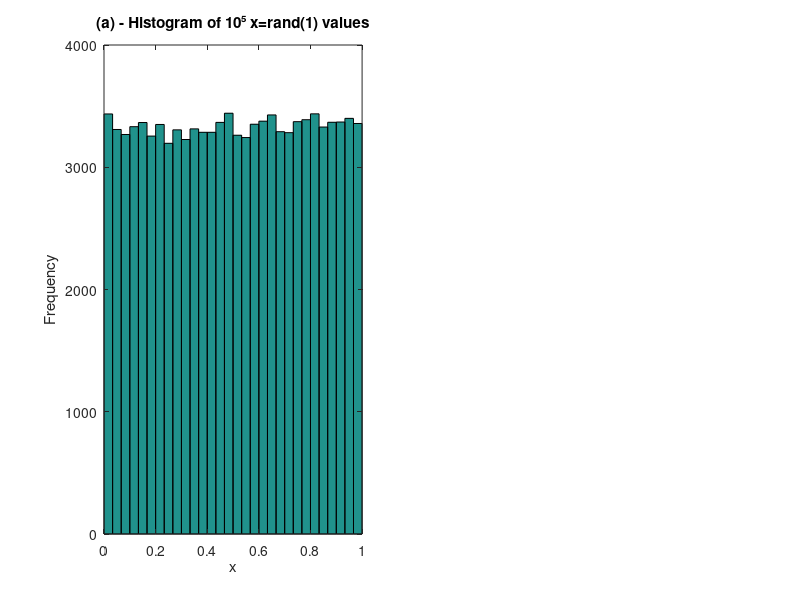

Write the MATLAB code that produced this figure. (Note: this script raises an error after producing the figure.)
%%% Nuno Monteiro (79907)

%%% Modelaçao de Sistemas Complexos
%% task 1

clear all, close all, clc

%%%%% task 1.2

M=100
idx=1;
%analytical results:
mean_x_an=(M+1)/2;
var_x_an=(M^2-1)/12;

for N = [1e3,1e4,1e6]
  x=randi(M,[1 N]); %generating N random numbers with unif distr.
  mean_x(idx)=sum(x)/N;
  var_x(idx)=sum((x-mean_x(idx)).^2)/N;
  
  %calculation of relative errors (%)
  re_mean_x(idx)=abs(mean_x(idx)-mean_x_an)/mean_x_an*100;
  re_var_x(idx)=abs(var_x(idx)-var_x_an)/var_x_an*100;
  
  idx=idx+1;
end
mean_x
var_x
re_mean_x
re_var_x

%%% task 1.3

clear all, clc

idx=1;
m_z_1=zeros(3,1);
m_z_2=m_z_1;
re=m_z_1;
for N = [1e2,1e4,1e6]
  x=zeros(N,1);
  y=x;
  z=x;
    for i=1:N
      x(i)=rand(1);
      y(i)=rand(1);
      z(i)=x(i)*y(i);
    end
  m_x=mean(x);
  m_y=mean(y);
  m_z_1(idx)=mean(z);
  m_z_2(idx)=m_x*m_y;
  re(idx)=(abs(m_z_1(idx)-m_z_2(idx))/m_z_1(idx))*100;
  idx=idx+1;
end
m_z_1
m_z_2
re
% 
%% task 2

clear all, close all, clc

%%%%%%%%%%%%%%%%%
%%% task 2.1
N=1e5
x=rand(N,1);
dx = 0.005;

figure('units','normalized','outerposition',[0 0 0.7 0.6])
subplot(121)
hist(x,30),title('(a) - Histogram of 10⁵ x=rand(1) values')
ylabel('Frequency'),xlabel('x'),ylim([0 4000])

[M,x_m,bins] = histcounts(x,1/dx);
P=M./(N*dx);
normalize=sum(P*dx) %checking normalization (=1)

subplot(122)
plot(P,'k.-'),ylim([0 1.2])
ylabel("P(x)"),xlabel("x"),title("(b) - PDF of x (dx=1/30)")
print('./latex/Figures/fig1_task2','-dpng')

%%%%%%%%%%%%%%%%%%%
%%% task 2.2

m_x=mean(x);
m_x
v_x=var(x);
v_x

%accuracies: rel. error in %
re_m_x=100*abs(m_x-0.5)/0.5;
re_m_x 
re_v_x=100*abs(v_x-1/12)/(1/12);
re_v_x

%%%%%%%%%%%%%%%%%%
%%% task 2.3

N = [100,1e3,1e4,1e5,1e6];


%anallytical results:

for n=1:length(N)
    x = sqrt(rand(N(n),1));  

    [M,X_m,bins] = histcounts(x,(1/dx));

    P_n(:,n) = M./(N(n)*dx);
    for k = 0:1/dx-1
        x_k(k+1)=(k+0.5)*dx;  %x axis
    end
    
    %theoretical results
    g=2*sqrt(x_k);
    t_mean_x=mean(g)
    t_var_x=var(g);

    normalize(n)=sum(P_n(:,n).*dx);
    
    %numerical results:
    mean_x(n)=2*sum((x_k.*P_n(:,n)').*dx); %why adjust to multiplication to 2?
    std_x(n)=std(x)
    if n==1
        figure('units','normalized','outerposition',[0 0 0.4 1])
    end
    while 1
        if n==1
            subplot(3,1,1)
        elseif n==2
           subplot(3,1,2) 
        elseif n==5
           subplot(3,1,3) 
        else
            break
        end
        plot(x_k, P_n(:,n), 'k.-'); hold on
        plot(sqrt(x_k), 2*sqrt(x_k),'k-')
        title(['Probability density Function, N=',num2str(N(n))])
        legend('Numerical PDF','Anallytical PDF');
        xlabel('x'); ylabel('P');
        break
    end
end
print('./latex/Figures/fig2_task2','-dpng')

figure
plot([-1 7],[t_mean_x t_mean_x],'LineWidth',3),hold on
plot(log10(N),mean_x,'ko')
xlim([1.5 6.5]),ylim([1.1 1.4])
title('Averaged values of x')
legend('Theoretical mean','Numerical mean')
xlabel('log_{10}(N)'),ylabel('<x>')
print('./latex/Figures/fig3_task2','-dpng')

acc_mean=abs(t_mean_x-mean_x)/t_mean_x * 100

%% task 3

clear all, close all, clc
dy = 0.005;
m=1e6
cols=['r','k','b'];
n=[10,100,1000];
for j=1:3
    nn=n(j);
    dy=0.005;
    Y=zeros(m,1);
    for i=1:m
        z=rand(1,nn);
        Y(i)=sum(z)/nn;
    end
    % Find the bin placement based on the Y values
    [M,Y_m,bins] = histcounts(Y,(1/dy)-1);

    P_yk=zeros(1/dy-1,1)
    for k = 1:1/dy-1
        P_yk(k)=M(k)/m;
        y_k(k)=(k+0.5)*dy;
    end
    normalize=sum(P_yk) %checking normalization condition
    
    if j==1
        figure('units','normalized','outerposition',[0 0 0.7 0.6])
    end
    subplot(121)
    plot(y_k,P_yk,[cols(j),'-'])
    hold on
    mean_Y(j)=mean(Y_m);
    var_Y(j)=var(Y_m);
    sd_Y(j)=(std(Y_m)^2)/nn;
    ylabel("P"),xlabel("Y"),title("Probability Density of x"),legend(['n=' num2str(n(1))],['n=' num2str(n(2))],['n=' num2str(n(3))])
    ylim([0 0.025])
    
end
subplot(122)
plot(log10([10,100,1000]),var_Y,'ko-')
hold on, grid on
plot(log10([10,100,1000]),sd_Y,'k.-','MarkerSize',15)
legend('var(Y)','\sigma^2/n')
xlabel('log_{10}(n)')
ylabel('Y')
xlim([0.7 3]),ylim([-0.02 0.1])
title('Variance and \sigma^2/n of Y')
print(['./latex/Figures/fig1_task3'],'-dpng')
mean()
%% task 4

clear all, close all, clc

M=9;N=21; %boxes, balls
j=1;
P_n=[];
K=[1e3,1e4,1e6] %nr of trials
p=1/M;
k=1;
N_tr=zeros(N+1,length(K));
P_n=N_tr;
markers=['*','o','s']
figure('units','normalized','outerposition',[0 0 0.7 0.7])
for k=1:length(K)
    n=zeros(K(k),1);
    for j=1:K(k)
        x=randi(M,[1 N]);
        n(j)=sum(x==3);
        N_tr(n(j)+1,k)=N_tr(n(j)+1,k)+1;
    end
    for i=1:N+1
        P_n(i,k)=N_tr(i,k)/K(k);
        i=i-1;
        Bin(i+1,k)=comb(i,N)*(p^i)*(1-p)^(N-i)
        Poi(i+1,k)=exp(-N*p)*((N*p).^i)/factorial(i);
        G(i+1,k)=(1/sqrt(2*pi*N*p))*exp(-((i-N*p)^2)/(2*N*p));
        i=i+1;
    end
    subplot(221), hold on
    plot(0:N,P_n(:,k),['k-' markers(k)]),title(["Observed P(n) in box nr. 3"])
    xlabel('n'), ylabel('P_n')
    legend(['K=' num2str(K(1))],['K=' num2str(K(2))],['K=' num2str(K(3))])
    subplot(222), hold on
    plot(0:N,P_n(:,k),['k-' markers(k)]),title(["[Expanded] Observed P(n) in box nr. 3"])
    xlim([0 4]),ylim([0.15 0.35])
    xlabel('n'), ylabel('P_n')
    legend(['K=' num2str(K(1))],['K=' num2str(K(2))],['K=' num2str(K(3))])
    if k==3
        subplot(223), hold on
        plot(0:N,Poi(:,k),'k-*')
        plot(0:N,G(:,k),'k.-')
        plot(0:N,Bin(:,k),'ko-')
        plot(0:N,P_n(:,k),'r-'),title(["Observed P(n) in box nr. 3"])
        xlabel('n'), ylabel('P_n')
        legend("Poisson","Gaussian","Binomial","Obs. vals.")
        title(["Theoretical P(n) vs P(n), K=10^6"])
        subplot(224), hold on
        plot(0:N,Poi(:,k),'k-*')
        plot(0:N,G(:,k),'k.-')
        plot(0:N,Bin(:,k),'ko-') 
        plot(0:N,P_n(:,k),'r-')
        xlim([0 4]),ylim([0.15 0.35])
        xlabel('n'), ylabel('P_n')
        legend("Poisson","Gaussian","Binomial","Obs. vals.")
        title(["[Expanded] Theoretical P(n) vs P(n), K=10^6"])
    end

end
print(['./latex/Figures/fig1_task4'],'-dpng')
%correlations
mean(corr(P_n(:,3),G(:,3)))
mean(corr(P_n(:,3),Poi(:,3)))
mean(corr(P_n(:,3),Bin(:,3)))